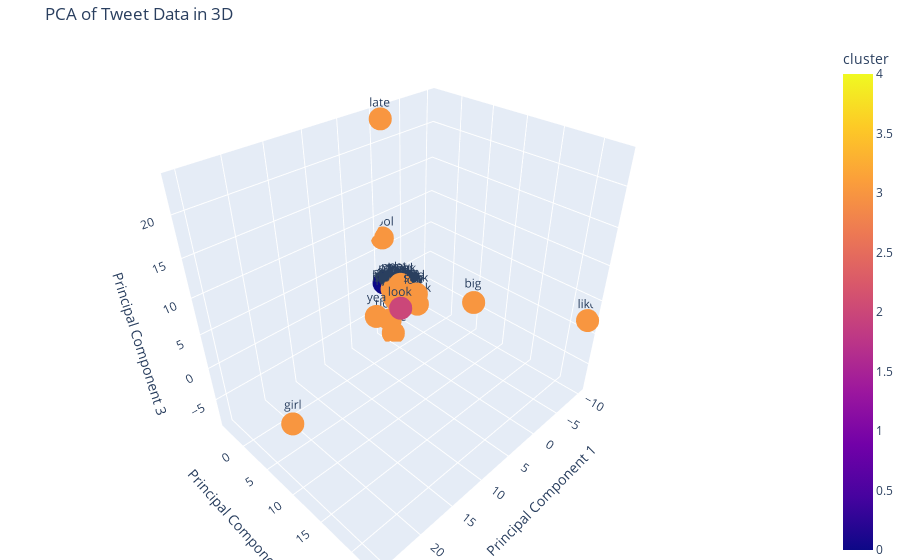

Source (notebook cell):
### Code cell
import pandas as pd
import numpy as np
from sklearn.decomposition import PCA
from sklearn.feature_extraction.text import TfidfVectorizer
from sklearn.preprocessing import StandardScaler
from sklearn.cluster import KMeans
import nltk
from nltk.corpus import stopwords, words
from nltk.stem import PorterStemmer
import string
import plotly.express as px

# Descargar recursos de nltk
nltk.download('stopwords')
nltk.download('words')

# Inicializar el stemmer y el conjunto de palabras válidas
stemmer = PorterStemmer()
valid_words = set(words.words())

# Función de preprocesamiento del texto
def preprocess_text(text):
    if not isinstance(text, str):
        return ""
    stop_words = set(stopwords.words('english'))  # Conjunto de stop words en inglés
    text = text.lower()  # Convertir el texto a minúsculas
    text = ''.join([char for char in text if char not in string.punctuation])  # Eliminar la puntuación
    words_list = text.split()
    words_list = [word for word in words_list if word not in stop_words]  # Eliminar stop words
    words_list = [stemmer.stem(word) for word in words_list]  # Aplicar stemming
    words_list = [word for word in words_list if word in valid_words]  # Eliminar palabras no válidas
    text = ' '.join(words_list)
    return text

# Leer el archivo CSV con codificación ISO-8859-1
def read_csv(file_path, num_rows=None):
    df = pd.read_csv(file_path, nrows=num_rows, encoding='ISO-8859-1')
    return df

# Convertir los textos a vectores TF-IDF y obtener la palabra más representativa
def get_top_word(text, vectorizer):
    tfidf_matrix = vectorizer.transform([text])  # Transformar el texto en una matriz TF-IDF
    feature_array = np.array(vectorizer.get_feature_names_out())  # Obtener los nombres de las características (palabras)
    tfidf_sorting = np.argsort(tfidf_matrix.toarray()).flatten()[::-1]  # Ordenar los puntajes TF-IDF en orden descendente
    top_word = feature_array[tfidf_sorting][0]  # Obtener la palabra con el puntaje más alto
    return top_word

# Función principal para realizar el análisis PCA
def pca_analysis(file_path, num_rows=None, n_clusters=5):
    # Leer el archivo CSV
    df = read_csv(file_path, num_rows)
    
    # Asegurarse de que todas las entradas en la columna 'text' sean cadenas de texto
    df['text'] = df['text'].astype(str)
    
    # Preprocesar los textos
    df['cleaned_text'] = df['text'].apply(preprocess_text)
    
    # Convertir los textos a vectores TF-IDF
    vectorizer = TfidfVectorizer()
    X = vectorizer.fit_transform(df['cleaned_text']).toarray()
    
    # Obtener la palabra más representativa
    df['top_word'] = df['cleaned_text'].apply(lambda x: get_top_word(x, vectorizer))
    
    # Estandarizar los datos
    scaler = StandardScaler()
    X_scaled = scaler.fit_transform(X)
    
    # Ajustar el número de clusters basado en el número de inliers
    n_clusters = min(n_clusters, X_scaled.shape[0])
    
    # Aplicar PCA con tres componentes
    pca = PCA(n_components=3)
    principal_components = pca.fit_transform(X_scaled)
    
    df_pca = pd.DataFrame(data=principal_components, columns=['PC1', 'PC2', 'PC3'])
    df_pca['top_word'] = df['top_word'].values
    
    # Clustering con K-Means
    kmeans = KMeans(n_clusters=n_clusters, random_state=42)
    clusters = kmeans.fit_predict(X_scaled)
    df_pca['cluster'] = clusters
    
    # Visualización interactiva en 3D con plotly
    fig = px.scatter_3d(df_pca, x='PC1', y='PC2', z='PC3', color='cluster', text='top_word',
                        title='PCA of Tweet Data in 3D', labels={'PC1': 'Principal Component 1', 'PC2': 'Principal Component 2', 'PC3': 'Principal Component 3'})
    
    fig.update_traces(marker=dict(size=5), selector=dict(mode='markers'))
    fig.update_layout(scene=dict(
                        xaxis_title='Principal Component 1',
                        yaxis_title='Principal Component 2',
                        zaxis_title='Principal Component 3'),
                      margin=dict(l=0, r=0, b=0, t=40))
    
    # Guardar el gráfico interactivo en un archivo HTML
    fig.write_html("pca_tweet_data.html")
    
    fig.show()

# Ejemplo de uso
file_path = 'C:/Users/nicol/OneDrive/MIA/Cursos/Aprendizaje Sup/Proyecto de Aplicacion/REPO GITHUB/proyecto-final-machine-learning/dataset/train.csv'  # Ruta actualizada del archivo CSV
num_rows = 100  # Número de filas a considerar para el análisis, None para usar todas las filas
n_clusters = 5  # Número de clusters

pca_analysis(file_path, num_rows, n_clusters)

### Figure 1 — Plotly figure (JSON) as saved in the notebook; plotly's stock layout.template omitted (floating-point values rounded to 4 significant figures)
{"data": [{"hovertemplate": "Principal Component 1=%{x}<br>Principal Component 2=%{y}<br>Principal Component 3=%{z}<br>top_word=%{text}<br>cluster=%{marker.color}<extra></extra>", "legendgroup": "", "marker": {"color": [3, 3, 3, 3, 3, 3, 3, 3, 3, 3, 3, 3, 3, 1, 3, 3, 3, 2, 3, 3, 3, 3, 3, 3, 3, 3, 3, 3, 3, 3, 3, 3, 3, 3, 3, 3, 3, 0, 3, 3, 3, 3, 3, 3, 3, 3, 3, 3, 3, 3, 3, 3, 3, 3, 3, 3, 3, 3, 3, 3, 1, 3, 3, 3, 3, 3, 3, 3, 3, 3, 3, 3, 3, 3, 3, 3, 3, 3, 3, 3, 3, 3, 3, 3, 3, 4, 3, 3, 3, 3, 3, 3, 3, 3, 3, 3, 3, 3, 3, 3], "coloraxis": "coloraxis", "symbol": "circle"}, "mode": "markers+text", "name": "", "scene": "scene", "showlegend": false, "text": ["respond", "sad", "boss", "interview", "son", "ranger", "coo", "high", "zero", "cooler", "minim", "swift", "low", "music", "test", "sunburn", "sigh", "look", "home", "he", "marli", "pet", "clean", "thought", "lose", "addict", "zero", "access", "came", "power", "seen", "fight", "consol", "cute", "though", "hero", "year", "come", "school", "care", "big", "fan", "mayday", "suck", "love", "girl", "drunk", "visit", "like", "thrill", "hate", "bore", "guess", "past", "zero", "runner", "late", "later", "heart", "speak", "friend", "ye", "give", "wine", "got", "zero", "he", "play", "zero", "know", "smell", "think", "ticket", "one", "yea", "probabl", "wow", "say", "tire", "even", "thank", "see", "asleep", "flu", "problem", "war", "beer", "left", "wish", "cool", "san", "ye", "join", "pill", "eat", "mother", "gone", "hemp", "bed", "none"], "type": "scatter3d", "x": [-0.3151, -0.05895, -0.006938, -0.006938, -0.01038, -0.06523, -0.04012, -0.006938, -0.00608, -0.01067, -0.5062, -0.6293, -1.004, -0.3815, -0.03492, -0.02686, -0.09824, 2.062, -0.1287, 0.003584, -0.2656, -1.201, -0.03349, -0.01524, -0.01717, -0.04886, -0.00608, -0.04085, -0.03802, -0.2306, -0.3875, -0.2623, -0.1401, -0.009005, -0.514, -0.01795, -0.09173, -0.4097, -0.04902, -0.1048, -5.057, -0.05079, -0.006938, -1.21, 0.1906, 25.29, -0.397, -0.006938, -10.11, -0.2104, -0.04013, -0.9266, -0.008078, 0.08984, -0.006938, -0.04322, -0.3621, -0.05968, -0.01593, -0.04581, -0.3227, -0.006786, -0.01165, -0.8203, -0.02053, -0.00608, 0.1548, -0.4861, -0.00608, -0.08011, -0.09174, -1.364, -0.04523, -0.1668, 5.649, -0.2747, -0.02463, -0.02202, -0.03444, 0.3792, -0.006938, -0.007624, -0.3912, -0.5488, -0.132, 0.02515, -0.1149, -1.302, -0.04687, -0.6868, -0.05802, -0.0008859, -0.03379, -0.5773, -0.05673, -0.02225, -0.2294, -0.009666, -0.01632, -0.04428], "y": [0.1824, -0.3639, -0.2748, -0.2748, -0.4162, -0.8544, -0.4011, -0.2748, -0.2402, -0.3828, -1.025, 0.8831, 1.855, 0.01875, -0.441, -0.3232, -0.7829, 2.336, -0.5932, -0.2902, -0.2287, -1.467, -0.5061, -0.6195, -0.7013, -0.4241, -0.2402, -0.4789, -0.3357, -0.8025, -0.4797, -0.146, -0.9949, -0.3603, -0.8594, -0.7341, -0.7039, -3.515, -0.3092, -0.7826, 8.89, -0.353, -0.2748, 2.03, -0.2846, 10.24, -0.2266, -0.2748, 22.74, -1.672, -0.5344, 1.346, -0.3211, -0.2714, -0.2748, -0.3988, -3.35, -0.5042, -0.649, -0.3281, 0.06752, -0.2941, -0.3255, -2.248, -0.3738, -0.2402, -0.4398, -0.5707, -0.2402, -0.564, -0.4851, 2.09, -2.034, -1.214, 1.474, -0.811, -0.4718, -0.3397, -0.3026, -0.471, -0.2748, -0.3035, -0.1715, 1.215, -0.7747, -0.5159, -1.274, 0.7007, -0.01169, -3.926, -0.3211, -0.471, -0.4637, -0.6723, -0.6383, -0.4762, -1.473, -0.3861, -0.6661, -0.4682], "z": [-0.0828, -0.2092, -0.131, -0.131, -0.2163, -0.5578, -0.2275, -0.131, -0.1127, -0.1853, -0.8854, -0.1323, 0.0379, -0.08377, 0.1553, -0.1766, -0.5047, -0.1516, -0.4366, -0.07408, -0.3365, 0.2035, -0.2139, -0.3518, -0.4124, -0.3369, -0.1127, -0.6245, -0.188, 0.6689, 0.07349, -0.2951, 0.5785, -0.1845, -0.6173, -0.4348, -0.04743, -0.04498, -0.2756, -1.409, 0.4969, -0.2566, -0.131, 0.3897, -0.581, 1.155, 1.281, -0.131, 2.204, -0.1154, -0.3047, 0.01355, -0.1564, -0.281, -0.131, -0.2246, 23.38, -0.4177, -0.3752, -0.1936, -0.04873, -0.1625, -0.1819, -8.493, -0.1034, -0.1127, 0.6562, 0.8365, -0.1127, -1.071, 0.1436, -1.353, -5.535, -0.8428, -0.06414, -0.552, -0.1684, -0.1192, -0.1251, -0.6965, -0.131, -0.1506, -0.2471, -0.07166, -0.03621, -0.3857, -1.099, -0.177, -0.1621, 6.89, -0.2475, -0.5467, -0.2578, 0.05707, -0.3401, -0.8431, -0.322, -0.1942, -0.3895, -0.2667]}], "layout": {"coloraxis": {"colorbar": {"title": {"text": "cluster"}}, "colorscale": [[0, "#0d0887"], [0.1111, "#46039f"], [0.2222, "#7201a8"], [0.3333, "#9c179e"], [0.4444, "#bd3786"], [0.5556, "#d8576b"], [0.6667, "#ed7953"], [0.7778, "#fb9f3a"], [0.8889, "#fdca26"], [1, "#f0f921"]]}, "legend": {"tracegroupgap": 0}, "margin": {"b": 0, "l": 0, "r": 0, "t": 40}, "scene": {"domain": {"x": [0, 1], "y": [0, 1]}, "xaxis": {"title": {"text": "Principal Component 1"}}, "yaxis": {"title": {"text": "Principal Component 2"}}, "zaxis": {"title": {"text": "Principal Component 3"}}}, "title": {"text": "PCA of Tweet Data in 3D"}}}
